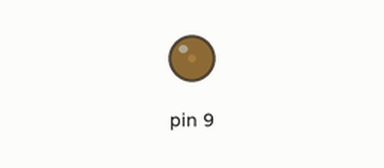
Recording of a sketch running on a simulated Arduino Uno, built with avr-gcc and run on an emulated ATmega328P. Shown: output pins drawn as LEDs (lit = HIGH).

Above: at 0.15 s.
At 0.75 s:
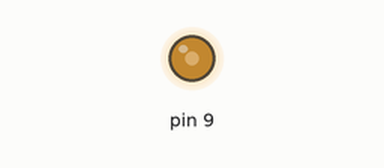
At 1.6 s:
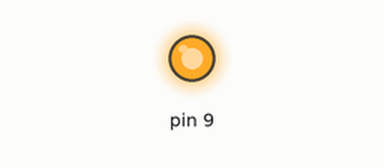
Timing chart, 0 to 3.1 s (numbered marks = the images above):
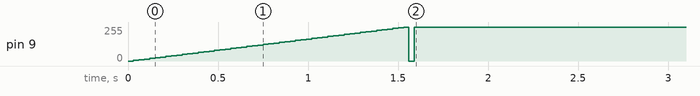

The sketch:

DenSangDan.ino
```cpp
int i = 0;
void setup() {
  pinMode(9,OUTPUT);
}

void loop() {
  for(i = 0; i<=255; i +=5){
    analogWrite(9,i);
    delay(30);
  }
   for(i = 0; i<=255; i -=5){
    analogWrite(9,i);
    delay(30);
  }

}
```
